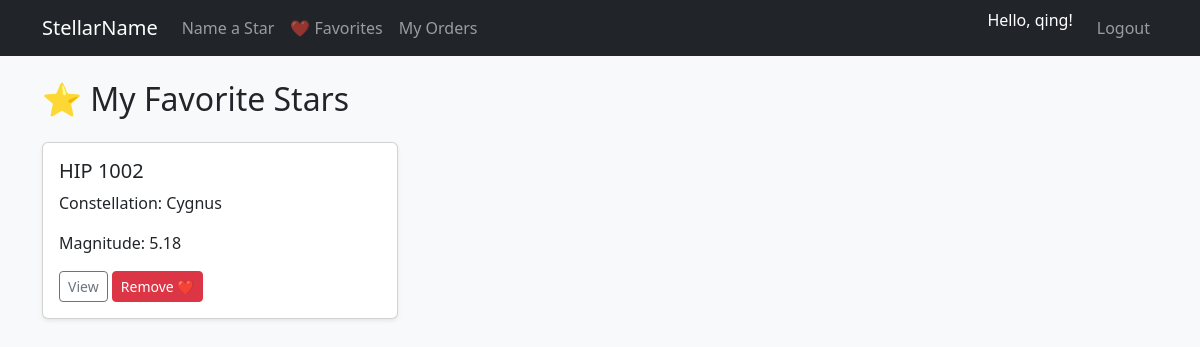
Screenshot of /favorites/ (signed in) with the database file from the repository.
### catalog/models.py (models this page shows, shortened)
class Favorite(models.Model):
    user = models.ForeignKey(User, on_delete=models.CASCADE)
    star = models.ForeignKey(Star, on_delete=models.CASCADE)
    class Meta:
        unique_together = ('user', 'star')

class Star(models.Model):
    name = models.CharField(max_length=100)
    constellation = models.CharField(max_length=100)
    magnitude = models.FloatField()
    ra = models.FloatField(help_text="Right Ascension")
    dec = models.FloatField(help_text="Declination")

### catalog/views.py (the view)
# urls.py: path('favorites/', views.my_favorites, name='my_favorites'),
@login_required
def my_favorites(request):
    favorites = Favorite.objects.filter(user=request.user).select_related('star')
    return render(request, 'catalog/favorites.html', {'favorites': favorites})

### catalog/templates/catalog/favorites.html
{% extends 'catalog/base.html' %}
{% block content %}
<h2 class="mb-4">⭐ My Favorite Stars</h2>
{% if favorites %}
  <div class="row row-cols-1 row-cols-md-3 g-4">
    {% for fav in favorites %}
      <div class="col">
        <div class="card h-100 shadow-sm">
          <div class="card-body">
            <h5 class="card-title">{{ fav.star.name }}</h5>
            <p>Constellation: {{ fav.star.constellation }}</p>
            <p>Magnitude: {{ fav.star.magnitude }}</p>
            <a href="{% url 'star_detail' fav.star.id %}" class="btn btn-sm btn-outline-secondary">View</a>
            <a href="{% url 'toggle_favorite' fav.star.id %}" class="btn btn-sm btn-danger">Remove ❤️</a>
          </div>
        </div>
      </div>
    {% endfor %}
  </div>
{% else %}
  <p class="text-muted">You haven’t favorited any stars yet.</p>
{% endif %}
{% endblock %}

### catalog/templates/catalog/base.html (shortened to what this page needs)
<!DOCTYPE html>
<html lang="en">
<head>
  <link href="https://cdn.jsdelivr.net/npm/bootstrap@5.3.0/dist/css/bootstrap.min.css" rel="stylesheet">
</head>
<body class="bg-light text-dark">
  <nav class="navbar navbar-expand-lg navbar-dark bg-dark mb-4">
    <div class="container">
      <a class="navbar-brand" href="{% url 'star_list' %}">StellarName</a>
      <div class="collapse navbar-collapse">
        <ul class="navbar-nav me-auto">
          {% if user.is_authenticated %}
            {% if user.is_superuser %}
              <li class="nav-item"><a class="nav-link" href="{% url 'dashboard' %}">Dashboard</a></li>
              <li class="nav-item"><a class="nav-link" href="{% url 'admin_orders' %}">Admin Orders</a></li>
            {% else %}
              <li class="nav-item"><a class="nav-link" href="{% url 'create_order' %}">Name a Star</a></li>
              <li class="nav-item"><a class="nav-link" href="{% url 'my_favorites' %}">❤️ Favorites</a></li>
              <li class="nav-item"><a class="nav-link" href="{% url 'my_orders' %}">My Orders</a></li>
            {% endif %}
          {% endif %}
        </ul>
        <ul class="navbar-nav ms-auto">
          {% if user.is_authenticated %}
            <li class="nav-item">
              <span class="navbar-text text-white me-3">Hello, {{ user.username }}!</span>
            </li>
            <li class="nav-item">
              <a class="nav-link" href="{% url 'logout' %}">Logout</a>
            </li>
          {% else %}
            <li class="nav-item"><a class="nav-link" href="{% url 'login' %}">User Login</a></li>
            <li class="nav-item"><a class="nav-link" href="{% url 'register' %}">Register</a></li>
            <li class="nav-item"><a class="nav-link" href="/admin/">Admin</a></li>
          {% endif %}
        </ul>
      </div>
    </div>
  </nav>
  <div class="container">
    {% block content %}{% endblock %}
  </div>
</body>
</html>

### rows the page displays
Favorite: star.name "HIP 1002", star.constellation "Cygnus", star.magnitude "5.18"

### other values shown
{{ user.username }} "qing"
